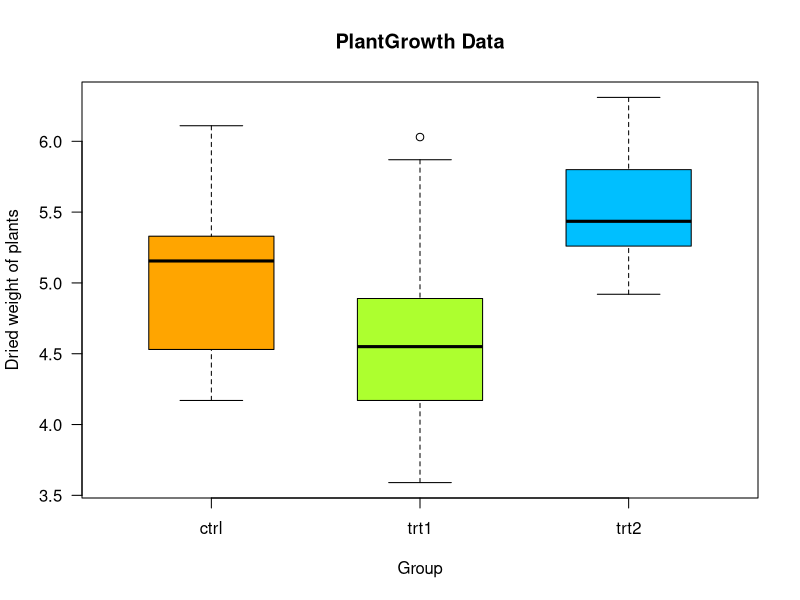

Source code (R):
#Box plot
par(mfrow = c(1,1))
df_tilte <-"PlantGrowth Data"
colors <-c("orange", "greenyellow","deepskyblue")
boxplot(PlantGrowth$weight ~ PlantGrowth$group, main = df_tilte, las=1
        ,ylab="Dried weight of plants" , xlab="Group"
        ,boxwex = 0.6 , col =colors )